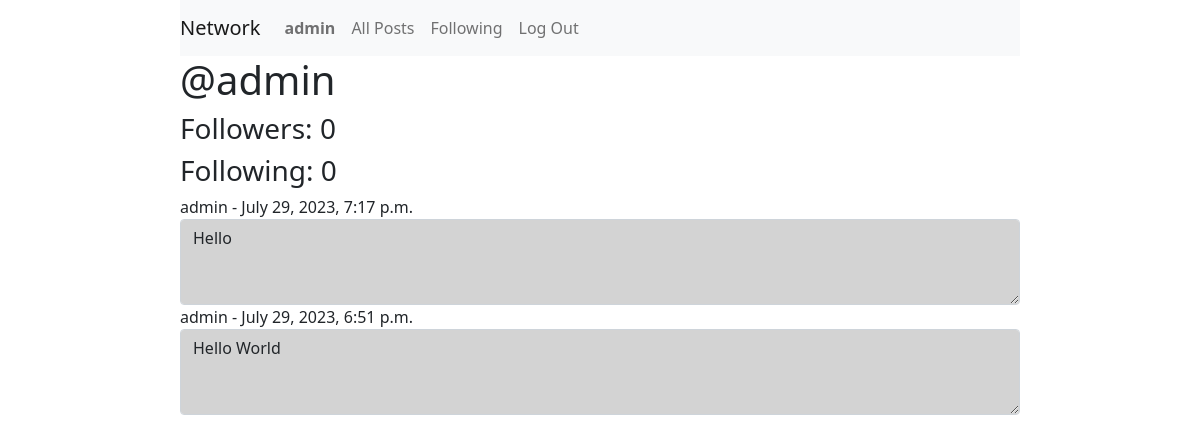
/profile/1 (signed in), run on an earlier commit of the app's database.
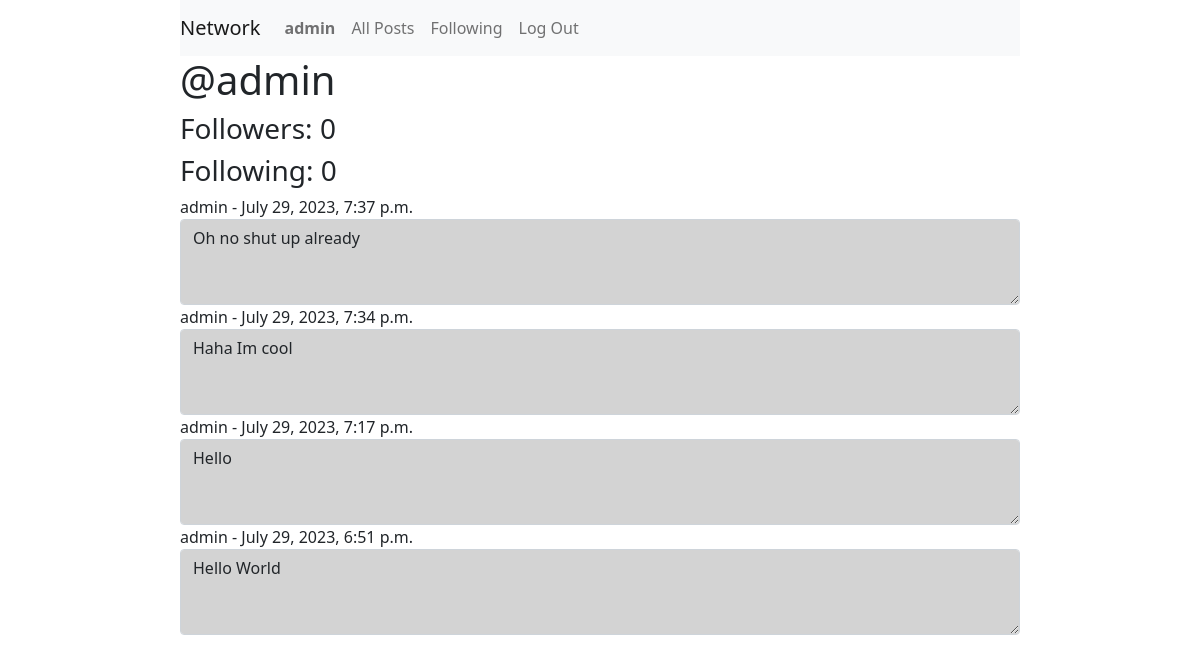
And on a later commit of the database.
### network/models.py (models this page shows, shortened)
class Post(models.Model):
    content = models.TextField(max_length=600)
    author = models.ForeignKey(User, on_delete=models.CASCADE)
    timestamp = models.DateTimeField(auto_now_add=True)

class User(AbstractUser):
    pass

### network/views.py (the view)
# urls.py: path("profile/<int:id>", views.get_profile, name="profile"),
def get_profile(request, id):
    user = User.objects.get(id=id)
    all_posts = Post.objects.filter(author = user).order_by("-timestamp")
    followings = Follow.objects.filter(user=user)
    followers  = Follow.objects.filter(followed = user)
    current_user = request.user
    is_following = followers.filter(user=User.objects.get(pk=current_user.id))
    is_following = bool(is_following)
    paginator = Paginator(all_posts, 10)
    page_number = request.GET.get('p')
    posts = paginator.get_page(page_number)
    return render(request, "network/profile.html",{
        "posts": posts,
        'username': user.username,
        'target_user_id': user.id,
        'followings': followings,
        'followers': followers,
        'is_following': is_following
    })

### network/templates/network/profile.html (shortened to what this page needs)
{% extends "network/layout.html" %} {% block body %}
<h1>@{{username}}</h1>
<div>
  <h3>Followers:  {{followers.count}} </h3>
  <h3>Following: {{followings.count}}</h3>
</div>
<div>
  {% for post in posts %}
  <div>
    <label for="post-content">{{post.author}} - {{post.timestamp}}</label>
    <textarea
      name="post-content"
      style="background-color: lightgray"
      class="form-control"
      id="post-content"
      rows="3"
      readonly
    >
{{post.content}}</textarea
    >
  </div>
</div>
{% endfor %}
<nav
  aria-label="Page navigation example"
  class="d-flex justify-content-center mt-2"
>
</nav>
{% endblock %}

What changed in the data, as far as the page shows it:
added Post: author "admin", timestamp "July 29, 2023, 7:37 p.m.", post-content "Oh no shut up already"
added Post: author "admin", timestamp "July 29, 2023, 7:34 p.m.", post-content "Haha Im cool"
